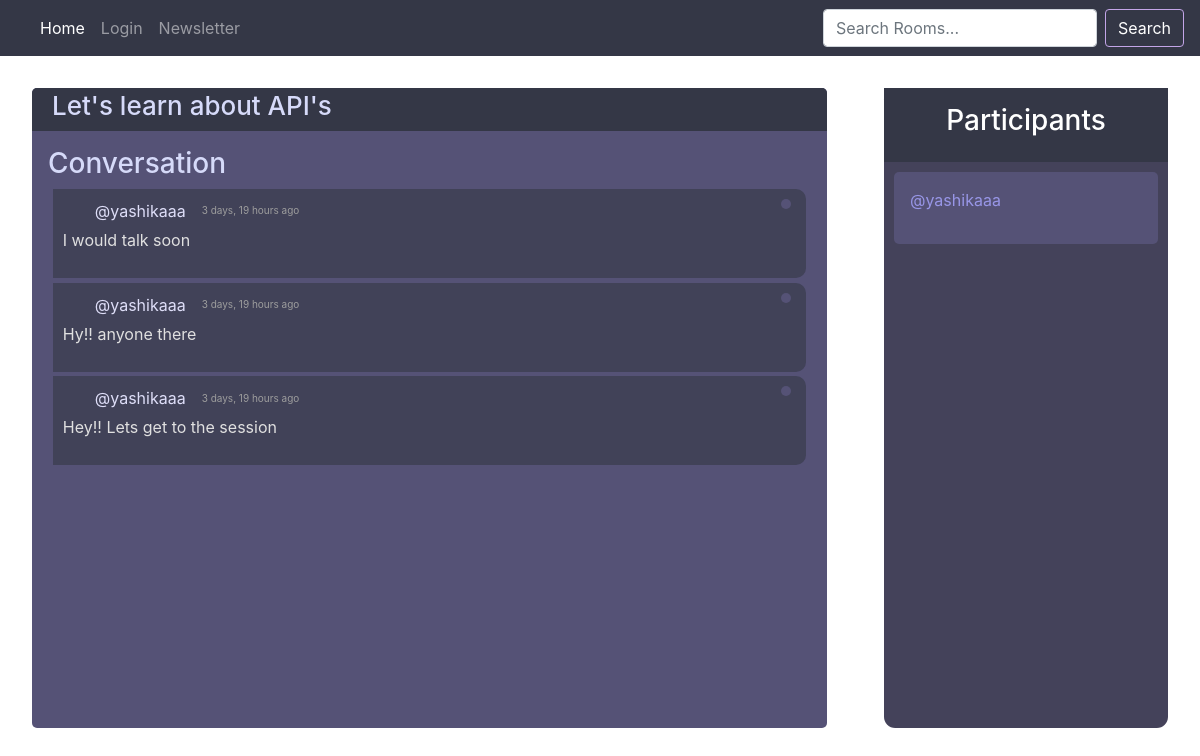
Page /room/17 on the earlier database version.
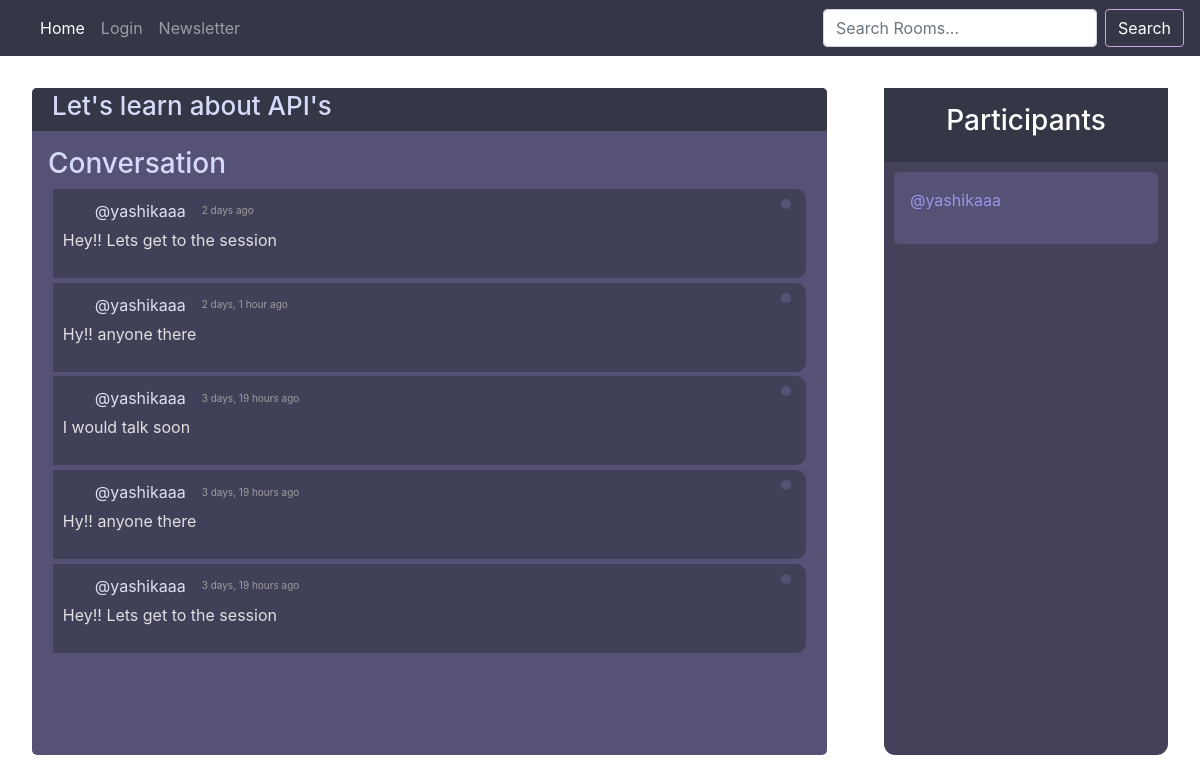
Same page on the later database version.
### base/models.py (models this page shows, shortened)
class Message(models.Model):
    user= models.ForeignKey(User, on_delete=models.CASCADE)
    room =models.ForeignKey(Room,on_delete=models.CASCADE)
    body = models.TextField()
    updated = models.DateTimeField(auto_now=True)
    created = models.DateTimeField(auto_now_add=True)
    class Meta:
        ordering =['-updated','-created']

### base/views.py (the view, shortened to what this page needs)
# urls.py: path('room/<str:pk>',views.room,name="room"),
def room(request,pk):
    room = Room.objects.get(id=pk)
    room_messages = room.message_set.all().order_by('-created')
    participants = room.participants.all()
    context = {'room':room, 'room_messages':room_messages,'participants':participants}
    return render(request,'base/room.html',context)

### base/templates/base/room.html (shortened to what this page needs)
{% extends 'main.html' %}
{% block content %}
<div class="room--wrapper">
    <div class="room-desc">
        <div class="top">
            <h1 style="color: #d6daf9;">{{room.name}}</h1>
        </div>
        <div class="middle">
            <h3 style="color: #d6daf9;">Conversation</h3>
            <div class="allchats">
                {% for message in room_messages %}
                <div class="chat">
                    <div class="delete__mess">
                    </div>
                    <div class="author-desc">
                        <a style="color: #dedef8;" href="">@{{message.user}}</a>
                        <p style="margin-bottom: 0;" class="time-stamp" >{{message.created | timesince}} ago</p>
                    </div>
                    <div class="message">
                        <p>{{message.body}}</p>
                    </div>
                </div>
                {% endfor %}
            </div>
        </div>
        <div class="bottom">
        </div>
    </div>
    <div class="participants">
        <div class="participants__top">
            <h3>Participants</h3>
        </div>
        {% for user in participants %}
        <div class="participant-board">
            <p style="color: #9896e7;">@{{user.username}} <img style="width: 23px;" src="https://cdn.iconscout.com/icon/free/png-128/user-1482-457815.png" alt=""></p>
        </div>
        {% endfor %}
    </div>
</div>
{% endblock %}

Differences in the rows shown:
added Message: user "yashikaaa", created "2 days", body "Hey!! Lets get to the session"
added Message: user "yashikaaa", created "2 days, 1 hour", body "Hy!! anyone there"
